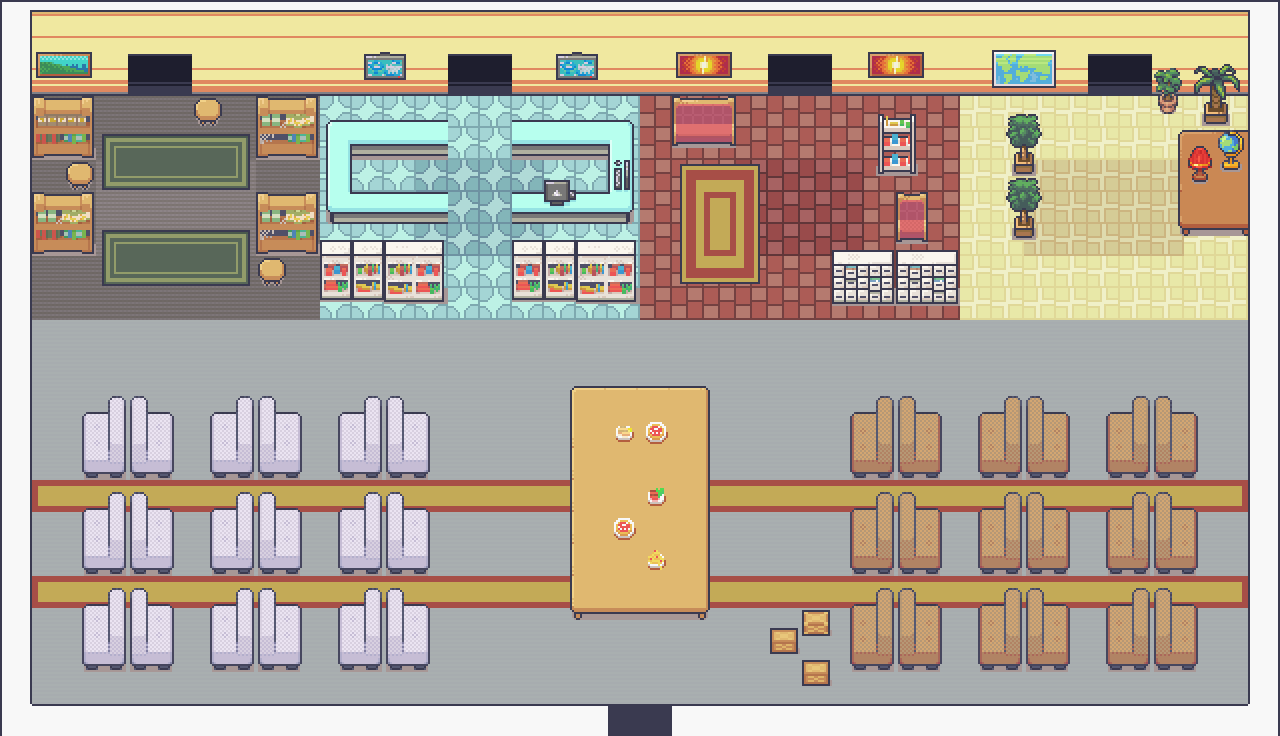

This game map was drawn from its Tiled (.tmx) file and the tilesets committed beside it. A one-line description and the trimmed map source follow:
An orthogonal 40x23 tile map with 32x32 px tiles, 3 tile layers (background, underlay, overlay), 2 tilesets and 81 objects.

<map version="1.5" tiledversion="1.7.2" orientation="orthogonal" renderorder="right-down" width="40" height="23" tilewidth="32" tileheight="32" infinite="0" nextlayerid="12" nextobjectid="99">
 <tileset firstgid="1" source="interiors2.tsx" />
 <tileset firstgid="1425" source="interiors3.tsx" />
 <layer id="2" name="background" width="40" height="23">
  <data>[920 cells, 920 non-empty, 19 distinct tile ids]</data>
 </layer>
 <layer id="3" name="underlay" width="40" height="23">
  <data>[920 cells, 376 non-empty, 103 distinct tile ids]</data>
 </layer>
 <layer id="4" name="overlay" width="40" height="23">
  <data>[920 cells, 166 non-empty, 57 distinct tile ids]</data>
 </layer>
 <objectgroup id="6" name="obstacles">
  <object id="2" x="34" y="119.333" width="58" height="23.3333" />
  <object id="3" x="33.3333" y="213.333" width="58.6667" height="25.3333" />
  <object id="5" x="256.667" y="213.333" width="59.3333" height="26" />
  <object id="6" x="64.6667" y="160.667" width="30" height="16" />
  <object id="7" x="192" y="96" width="30.6667" height="16.6667" />
  <object id="8" x="256" y="256.667" width="30.6667" height="15.3333" />
  <object id="10" x="256.667" y="118" width="58.6667" height="20.6667" />
  <object id="11" x="0.666667" y="0.666667" width="29.3333" height="734.667" />
  <object id="12" x="30.6667" y="32" width="96.6667" height="46" />
  <object id="13" x="128.667" y="32" width="64" height="34.6667" />
  <object id="14" x="192.667" y="32" width="254.667" height="46.6667" />
  <object id="15" x="447.333" y="32" width="64" height="34" />
  <object id="16" x="511.333" y="32.6667" width="255.333" height="45.3333" />
  <object id="17" x="767.333" y="31.3333" width="64" height="35.3333" />
  <object id="18" x="832" y="32" width="254.667" height="46.1667" />
  <object id="19" x="1087.33" y="30.6667" width="62.6667" height="36.6667" />
  <object id="21" x="1152" y="63.3333" width="32" height="36" />
  <object id="22" x="1185.33" y="64.6667" width="61.3333" height="63.3333" />
  <object id="24" x="1178.67" y="129.333" width="68.6667" height="86" />
  <object id="25" x="1248.67" y="205.333" width="30" height="530" />
  <object id="29" x="320.667" y="254.667" width="121.333" height="23.3333" />
  <object id="30" x="512.667" y="254" width="121.333" height="23.3333" />
  <object id="32" x="326.667" y="191.333" width="120" height="16.6667" />
  <object id="34" x="327.333" y="128" width="120.667" height="12" />
  <object id="35" x="326" y="141.333" width="24.6667" height="50" />
  <object id="37" x="608" y="126.667" width="22.6667" height="80.6667" />
  <object id="38" x="512.667" y="192.667" width="95.3333" height="15.3333" />
  <object id="39" x="512" y="127.333" width="96" height="12.6667" />
  <object id="40" x="674" y="114.667" width="59.3333" height="18" />
  <object id="41" x="897.333" y="208.667" width="27.3333" height="18" />
  <object id="42" x="879.333" y="138.667" width="34" height="17.3333" />
  <object id="43" x="832.667" y="256" width="123.333" height="32" />
  <object id="44" x="1014.67" y="154.667" width="18" height="9.33333" />
  <object id="45" x="1014.67" y="218.667" width="16.6667" height="10.6667" />
  <object id="46" x="82.5" y="416" width="89.5" height="41.5" />
  <object id="47" x="211" y="414.5" width="88" height="45" />
  <object id="48" x="339.5" y="415.333" width="88" height="43.6667" />
  <object id="49" x="83.5" y="512" width="87.5" height="44.5" />
  <object id="50" x="83.5" y="607.833" width="88" height="42.6667" />
  <object id="51" x="212" y="607.333" width="87.5" height="45.1667" />
  <object id="52" x="211" y="511.333" width="88" height="43.6667" />
  <object id="53" x="340" y="511.167" width="87.5" height="43.3333" />
  <object id="54" x="340" y="608" width="88" height="43" />
  <object id="55" x="571" y="386" width="136.5" height="219.5" />
  <object id="59" x="850.5" y="415.167" width="89.5" height="43.8333" />
  <object id="60" x="851" y="512" width="88.5" height="43.5" />
  <object id="61" x="979.5" y="415.167" width="88.5" height="45.8333" />
  <object id="62" x="1107.5" y="414.833" width="88" height="45.1667" />
  <object id="63" x="979.5" y="511" width="87.5" height="45" />
  <object id="64" x="1107" y="511.167" width="89" height="44.3333" />
  <object id="65" x="851" y="607.333" width="89.5" height="44.1667" />
  <object id="66" x="979" y="607.333" width="90" height="44.1667" />
  <object id="67" x="1106" y="607.333" width="90.5" height="45.1667" />
  <object id="68" x="802.5" y="661" width="26.5" height="11" />
  <object id="69" x="801.5" y="610.5" width="48" height="49.5" />
  <object id="70" x="770.5" y="628" width="35" height="11.5" />
  <object id="71" x="796" y="639.5" width="15" height="13.5" />
  <object id="76" x="1184" y="255.333" width="32" height="32.6667" />
  <object id="78" x="703.333" y="192" width="32" height="32.6667" />
  <object id="80" x="542.667" y="159.333" width="34" height="32.6667" />
  <object id="82" x="158.667" y="190.667" width="34.6667" height="34" />
  <object id="85" x="536" y="478" width="34.6667" height="34.6667" />
  <object id="88" x="1087.33" y="479.333" width="34" height="31.3333" />
  <object id="89" x="350.667" y="318.667" width="33.3333" height="34" />
  <object id="91" x="735.333" y="384" width="34.6667" height="32" />
  <object id="96" x="24" y="704" width="582.667" height="29.3333" />
  <object id="97" x="670.667" y="704" width="590.667" height="30.6667" />
 </objectgroup>
 <objectgroup id="7" name="doors">
  <object id="92" x="122.5" y="67.5" width="78" height="7.33333">
   <properties>
    <property name="col" type="int" value="9" />
    <property name="map_name" value="black_team_lounge" />
    <property name="row" type="int" value="14" />
   </properties>
  </object>
  <object id="93" x="441.5" y="65" width="76.5" height="8">
   <properties>
    <property name="col" type="int" value="9" />
    <property name="map_name" value="blue_team_lounge" />
    <property name="row" type="int" value="14" />
   </properties>
  </object>
  <object id="94" x="762" y="65" width="78.3333" height="7.66667">
   <properties>
    <property name="col" type="int" value="9" />
    <property name="map_name" value="red_team_lounge" />
    <property name="row" type="int" value="14" />
   </properties>
  </object>
  <object id="95" x="1081" y="64.5" width="77.5" height="9.5">
   <properties>
    <property name="col" type="int" value="9" />
    <property name="map_name" value="yellow_team_lounge" />
    <property name="row" type="int" value="14" />
   </properties>
  </object>
  <object id="98" x="598.5" y="717" width="83.5" height="13">
   <properties>
    <property name="col" type="int" value="39" />
    <property name="map_name" value="main_island_town_1" />
    <property name="row" type="int" value="11" />
   </properties>
  </object>
 </objectgroup>
 <objectgroup id="8" name="items">
  <object id="83" x="734" y="478.667" width="35.3333" height="34.6667">
   <properties>
    <property name="item_col" type="int" value="23" />
    <property name="item_id" value="0" />
    <property name="item_qty" type="int" value="1" />
    <property name="item_row" type="int" value="15" />
   </properties>
  </object>
 </objectgroup>
 <objectgroup id="9" name="npcs">
  <object id="75" x="1151.33" y="224" width="97.3333" height="95.3333">
   <properties>
    <property name="npc_col" type="int" value="37" />
    <property name="npc_id" value="0" />
    <property name="npc_row" type="int" value="8" />
    <property name="speech_id" value="0" />
   </properties>
  </object>
  </objectgroup>
 <objectgroup id="10" name="animated_tiles">
  <!-- 4 objects omitted --></objectgroup>
 <objectgroup id="11" name="games" />
</map>
<!-- 7 of 81 objects omitted -->
